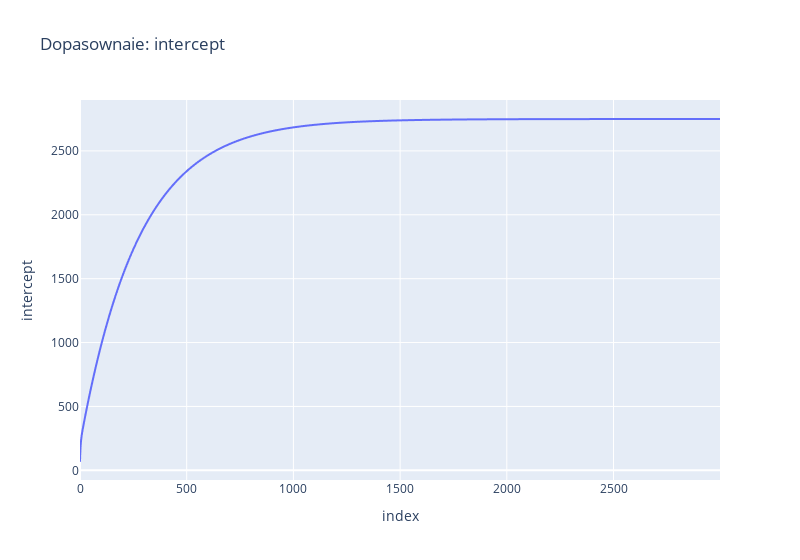

The cell this chart's notebook holds for it:
### Markdown cell above
###Wizualizacja dopasowania

### Code cell
px.line(df, y='intercept', width=800, title='Dopasownaie: intercept')

### Figure 1 — Plotly figure (JSON) as saved in the notebook; plotly's stock layout.template omitted (floating-point values rounded to 4 significant figures; data arrays with more than 128 entries replaced by an {"elided": "..."} marker saying what was removed)
{"data": [{"hovertemplate": "index=%{x}<br>intercept=%{y}<extra></extra>", "legendgroup": "", "line": {"color": "#636efa", "dash": "solid"}, "marker": {"symbol": "circle"}, "mode": "lines", "name": "", "showlegend": false, "type": "scattergl", "x": {"elided": "3000 int values"}, "xaxis": "x", "y": {"elided": "3000 float values"}, "yaxis": "y"}], "layout": {"legend": {"tracegroupgap": 0}, "title": {"text": "Dopasownaie: intercept"}, "width": 800, "xaxis": {"anchor": "y", "domain": [0, 1], "title": {"text": "index"}}, "yaxis": {"anchor": "x", "domain": [0, 1], "title": {"text": "intercept"}}}}
